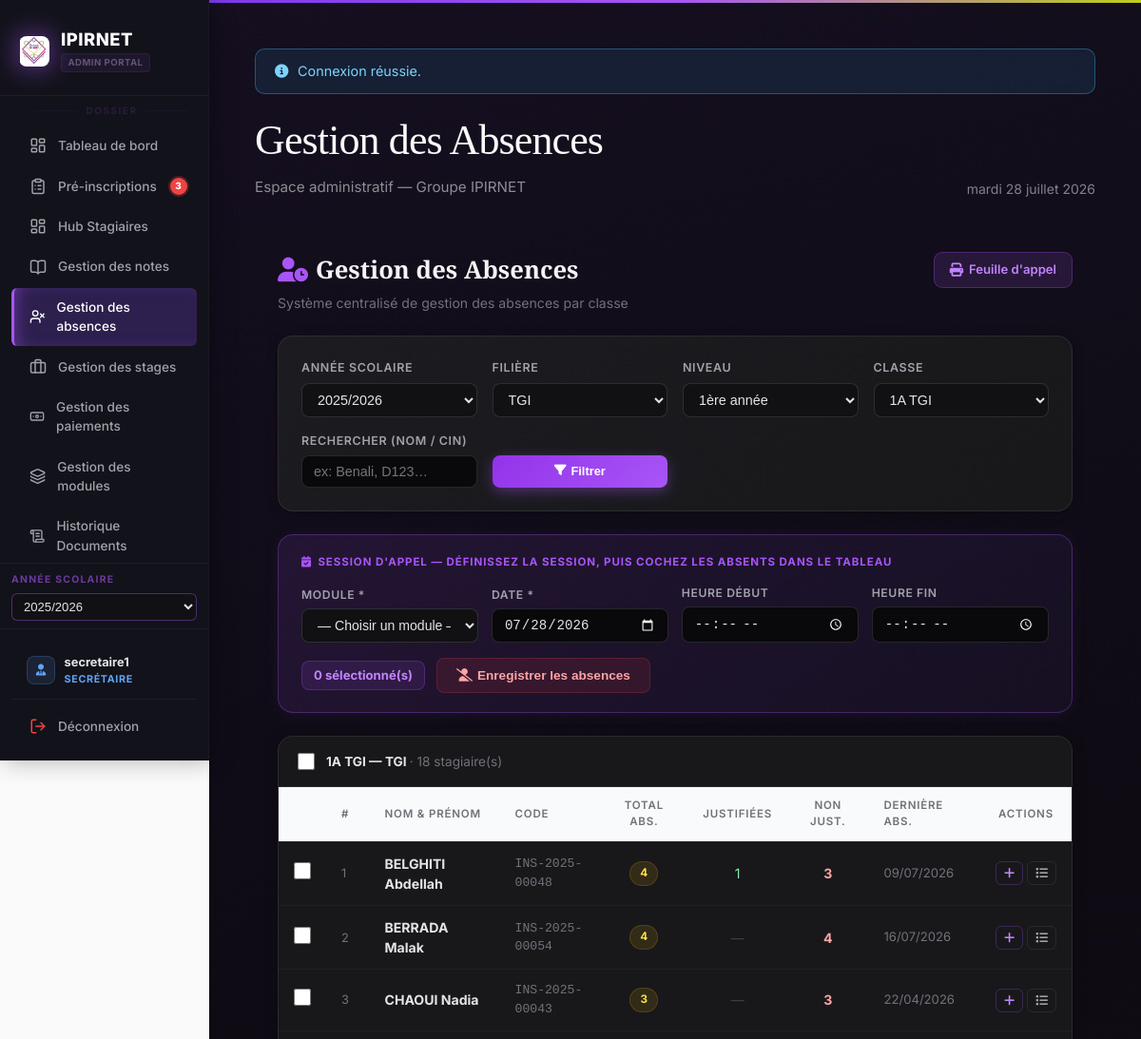
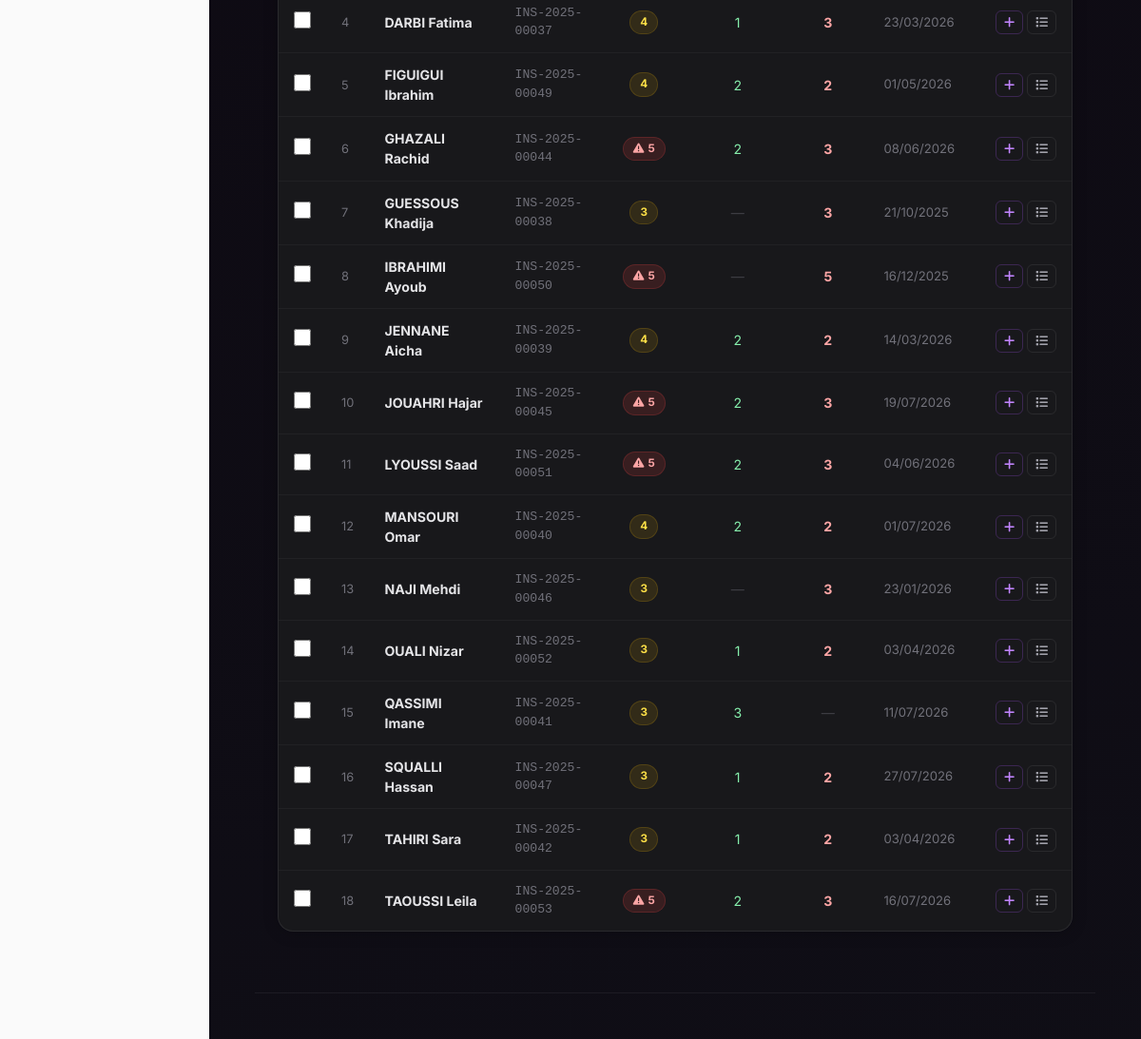
The app's page /gestion_des_stagiaires/absences.php (signed in) with its own data (2 pictures, top to bottom).
### tables this page shows
CREATE TABLE `filieres` (
  `id_filiere` int(10) UNSIGNED NOT NULL,
  `nom_filiere` varchar(255) NOT NULL,
  `niveau` varchar(128) DEFAULT NULL
);

CREATE TABLE `classes` (
  `id_classe` int(10) UNSIGNED NOT NULL,
  `nom_classe` varchar(128) NOT NULL,
  `annee_scolaire` varchar(16) NOT NULL,
  `niveau` varchar(32) NOT NULL DEFAULT '',
  `id_filiere` int(10) UNSIGNED NOT NULL,
  `capacite` int(10) UNSIGNED NOT NULL DEFAULT 30
);

CREATE TABLE `stagiaires` (
  `id_stagiaire` int(10) UNSIGNED NOT NULL,
  `num_inscri` varchar(32) NOT NULL,
  `cin` varchar(8) DEFAULT NULL,
  `nom` varchar(100) NOT NULL,
  `prenom` varchar(100) NOT NULL,
  `date_naissance` date DEFAULT NULL,
  `adresse` varchar(512) DEFAULT NULL,
  `email` varchar(255) DEFAULT NULL,
  `telephone` varchar(15) DEFAULT NULL,
  `telephone_parent` varchar(15) DEFAULT NULL COMMENT 'CDC fiche inscription',
  `nom_tuteur` varchar(255) DEFAULT NULL COMMENT 'Père ou tuteur',
  `sexe` varchar(1) NOT NULL DEFAULT 'M' COMMENT 'M = Masculin, F = Féminin',
  `photo` varchar(512) DEFAULT NULL,
  `date_inscription` date NOT NULL,
  `id_classe` int(10) UNSIGNED NOT NULL,
  `created_at` timestamp NOT NULL DEFAULT current_timestamp(),
  `updated_at` timestamp NULL DEFAULT NULL ON UPDATE current_timestamp(),
  `remise_mensuelle` decimal(10,2) NOT NULL DEFAULT 0.00
);

### gestion_des_stagiaires/absences.php (the view, shortened to what the rows shown need)
<?php
  require __DIR__ . '/includes/bootstrap.php';
  $anneeSelectionnee  = trim((string)($_GET['annee']      ?? ''));
  $idFiliereSelecte   = (int)($_GET['id_filiere'] ?? 0);
  $niveauSelectionne  = trim((string)($_GET['niveau']     ?? ''));
  $idClasseSelecte    = (int)($_GET['id_classe']  ?? 0);
  $toutesLesAnnees = $pdo->query(
      "SELECT DISTINCT annee_scolaire FROM classes WHERE annee_scolaire REGEXP '^[0-9]{4}/[0-9]{4}$' ORDER BY annee_scolaire DESC"
  )->fetchAll(PDO::FETCH_COLUMN);
  if ($anneeSelectionnee === '') {
      $anneeSelectionnee = $_SESSION['global_annee_scolaire'] ?? ($toutesLesAnnees[0] ?? '');
  }
  $toutesLesFilieres = $pdo->query(
      "SELECT DISTINCT f.id_filiere, f.nom_filiere
         FROM filieres f
        INNER JOIN classes c ON c.id_filiere = f.id_filiere
        ORDER BY f.nom_filiere"
  )->fetchAll();
  if ($idFiliereSelecte === 0 && !empty($toutesLesFilieres)) {
      $idFiliereSelecte = (int)$toutesLesFilieres[0]['id_filiere'];
  }
  $tousLesNiveaux = [];
  if ($idFiliereSelecte > 0 && $anneeSelectionnee !== '') {
      $requeteNiveaux = $pdo->prepare("SELECT DISTINCT niveau FROM classes WHERE id_filiere = ? AND annee_scolaire = ? ORDER BY niveau");
      $requeteNiveaux->execute([$idFiliereSelecte, $anneeSelectionnee]);
      $tousLesNiveaux = $requeteNiveaux->fetchAll(PDO::FETCH_COLUMN);
      if (!empty($tousLesNiveaux) && !in_array($niveauSelectionne, $tousLesNiveaux, true)) {
          $niveauSelectionne = $tousLesNiveaux[0];
      }
  }
  if ($idFiliereSelecte > 0 && $anneeSelectionnee !== '' && $niveauSelectionne !== '') {
      $requeteClasses = $pdo->prepare("SELECT id_classe, nom_classe FROM classes WHERE id_filiere = ? AND annee_scolaire = ? AND niveau = ? ORDER BY nom_classe");
      $requeteClasses->execute([$idFiliereSelecte, $anneeSelectionnee, $niveauSelectionne]);
      $toutesLesClasses = $requeteClasses->fetchAll();
      $idsClassesValides = array_map('intval', array_column($toutesLesClasses, 'id_classe'));
      if (!empty($toutesLesClasses) && !in_array($idClasseSelecte, $idsClassesValides, true)) {
          $idClasseSelecte = (int)$toutesLesClasses[0]['id_classe'];
      }
  }
  $stagiaires = [];
  $infoClasse = null;
  if ($idClasseSelecte > 0) {
      $requeteClasse = $pdo->prepare(
          "SELECT c.nom_classe, f.nom_filiere, c.annee_scolaire, c.niveau
             FROM classes c
             JOIN filieres f ON f.id_filiere = c.id_filiere
            WHERE c.id_classe = ?"
      );
      $requeteClasse->execute([$idClasseSelecte]);
      $infoClasse = $requeteClasse->fetch();
      $parametresJointure = [];
      $conditionsJointure = 'a.id_stagiaire = s.id_stagiaire';
      $sqlStagiaires = "SELECT s.id_stagiaire, s.num_inscri, s.nom, s.prenom,
                               COUNT(a.id_absence)                       AS total_absences,
                               SUM(COALESCE(a.est_justifiee, 0))         AS nb_justifiees,
                               COUNT(a.id_absence) - SUM(COALESCE(a.est_justifiee, 0)) AS nb_non_justifiees,
                               MAX(a.date_absence)                       AS derniere_absence
                          FROM stagiaires s
                          LEFT JOIN absences a ON $conditionsJointure
                         WHERE s.id_classe = ?
                         GROUP BY s.id_stagiaire
                         ORDER BY s.nom, s.prenom";
      $parametresFinaux = array_merge($parametresJointure, [$idClasseSelecte]);
      $requeteStagiaires = $pdo->prepare($sqlStagiaires);
      $requeteStagiaires->execute($parametresFinaux);
      $stagiaires = $requeteStagiaires->fetchAll();
  }
  require __DIR__ . '/includes/header.php';
?>
<div style="max-width:1200px;margin:0 auto;padding:1.5rem;">
  <div class="page-header-abs">
    <div>
      <h1><i class="fa-solid fa-user-clock" style="color:#a855f7;margin-right:.5rem;"></i>Gestion des Absences</h1>
    </div>
  </div>
  <div class="abs-filter-card">
    <form method="get" action="absences.php" id="filter-form">
      <div class="abs-filter-grid">
        <label>Niveau
          <select name="niveau" onchange="this.form.submit()" <?= ($idFiliereSelecte === 0 || $anneeSelectionnee === '') ? 'disabled' : '' ?>>
            <?php foreach ($tousLesNiveaux as $niveau): ?>
              <option value="<?= h($niveau) ?>" <?= $niveauSelectionne === $niveau ? 'selected' : '' ?>><?= h($niveau) ?></option>
            <?php endforeach; ?>
          </select>
        </label>
      </div>
    </form>
  </div>
  <?php if ($idClasseSelecte === 0): ?>
  <div class="empty-state">
    <i class="fa-solid fa-users-rectangle"></i>
    <p style="font-size:1.05rem;font-weight:600;color:#71717a;">Sélectionnez une classe pour afficher les absences</p>
    <p style="font-size:.85rem;color:#3f3f46;">Utilisez les filtres ci-dessus : Année → Filière → Niveau → Classe</p>
  </div>
  <?php else: ?>
  <div class="session-panel" id="session-panel">
    <div class="session-panel-title">
      <i class="fa-solid fa-calendar-check"></i> Session d'appel — définissez la session, puis cochez les absents dans le tableau
    </div>
    <div class="session-panel-fields">
      <label>Module *
        <select id="bulk-module" style="color-scheme:dark;">
          <option value="0">— Choisir un module —</option>
        </select>
      </label>
      <label>Date *
        <input type="date" id="bulk-date" value="<?= date('Y-m-d') ?>" style="color-scheme:dark;">
      </label>
      <label>Heure début
        <input type="time" id="bulk-hdebut" style="color-scheme:dark;">
      </label>
      <label>Heure fin
        <input type="time" id="bulk-hfin" style="color-scheme:dark;">
      </label>
    </div>
    <div class="session-panel-actions">
      <span class="session-counter" id="session-counter">0 sélectionné(s)</span>
      <button type="button" class="btn-abs danger" id="btn-enregistrer"
        onclick="faireMarquageAbsentEnMasse()"
        style="padding:.6rem 1.25rem;font-size:.85rem;">
        <i class="fa-solid fa-user-slash"></i>
        <span id="btn-enregistrer-label">Enregistrer les absences</span>
      </button>
    </div>
  </div>
  <div class="abs-table-wrap">
    <div class="abs-table-header">
      <div style="display:flex;align-items:center;gap:.75rem;">
        <input type="checkbox" id="select-all" title="Tout sélectionner" style="accent-color:#a855f7;width:18px;height:18px;cursor:pointer;">
        <span style="font-size:.85rem;font-weight:700;color:#e4e4e7;">
          <?= h((string)$infoClasse['nom_classe']) ?> — <?= h(gds_filiere_code((string)$infoClasse['nom_filiere'])) ?>
          <span style="color:#71717a;font-weight:400;"> · <?= count($stagiaires) ?> stagiaire(s)</span>
        </span>
      </div>
    </div>
    <?php if (empty($stagiaires)): ?>
    <div class="empty-state"><i class="fa-solid fa-users-slash"></i><p>Aucun stagiaire dans cette classe.</p></div>
    <?php else: ?>
    <table class="abs-table">
      <thead>
        <tr>
          <th class="cb-col"></th>
          <th>#</th>
          <th>Nom &amp; Prénom</th>
          <th>Code</th>
          <th style="text-align:center;">Total abs.</th>
          <th style="text-align:center;">Justifiées</th>
          <th style="text-align:center;">Non just.</th>
          <th>Dernière abs.</th>
          <th style="text-align:center;">Actions</th>
        </tr>
      </thead>
      <tbody>
        <?php foreach ($stagiaires as $indexStag => $stag): ?>
        <?php
          $totalAbsStag    = (int)$stag['total_absences'];
          $nbJustifiees    = (int)$stag['nb_justifiees'];
          $nbNonJustifiees = (int)$stag['nb_non_justifiees'];
          $derniereAbsence = $stag['derniere_absence'] ? date('d/m/Y', strtotime($stag['derniere_absence'])) : '—';
          $nomComplet      = strtoupper($stag['nom']) . ' ' . $stag['prenom'];
        ?>
        <tr id="row-<?= (int)$stag['id_stagiaire'] ?>"
            data-sid="<?= (int)$stag['id_stagiaire'] ?>"
            data-total="<?= $totalAbsStag ?>"
            data-just="<?= $nbJustifiees ?>"
            data-nonj="<?= $nbNonJustifiees ?>"
            data-search="<?= h(strtoupper($stag['nom']) . ' ' . strtoupper($stag['prenom']) . ' ' . ($stag['cin'] ?? '') . ' ' . ($stag['num_inscri'] ?? '')) ?>">
          <td class="cb-col">
            <input type="checkbox" class="row-cb" value="<?= (int)$stag['id_stagiaire'] ?>">
          </td>
          <td style="color:#71717a;font-size:.8rem;"><?= $indexStag + 1 ?></td>
          <td style="font-weight:700;">
            <a href="stagiaires.php?id=<?= (int)$stag['id_stagiaire'] ?>" style="color:#e4e4e7;text-decoration:none;" target="_blank">
              <?= h($nomComplet) ?>
            </a>
          </td>
          <td style="color:#71717a;font-size:.82rem;font-family:monospace;"><?= h($stag['num_inscri']) ?></td>
          <td style="text-align:center;" class="col-total">
            <?php if ($totalAbsStag === 0): ?>
              <span class="badge-abs green"><i class="fa-solid fa-check"></i> 0</span>
            <?php elseif ($totalAbsStag >= 5): ?>
              <span class="badge-abs red"><i class="fa-solid fa-triangle-exclamation"></i> <?= $totalAbsStag ?></span>
            <?php else: ?>
              <span class="badge-abs yellow"><?= $totalAbsStag ?></span>
            <?php endif; ?>
          </td>
          <td style="text-align:center;color:#86efac;" class="col-just">
            <?= $nbJustifiees > 0 ? $nbJustifiees : '<span style="color:#3f3f46;">—</span>' ?>
          </td>
          <td style="text-align:center;" class="col-nonj">
            <?= $nbNonJustifiees > 0
              ? '<span style="color:#fca5a5;font-weight:700;">' . $nbNonJustifiees . '</span>'
              : '<span style="color:#3f3f46;">—</span>'
            ?>
          </td>
          <td style="color:#71717a;font-size:.82rem;" class="col-date"><?= $derniereAbsence ?></td>
          <td style="text-align:center;white-space:nowrap;">
            <button type="button" class="icon-btn-sm" title="Ajouter une absence"
              onclick="ouvrirModalAjout(<?= (int)$stag['id_stagiaire'] ?>, '<?= h(addslashes($nomComplet)) ?>')"
              style="color:#c084fc;border-color:rgba(168,85,247,.25);">
              <i class="fa-solid fa-plus"></i>
            </button>
            <button type="button" class="icon-btn-sm" title="Voir le détail des absences"
              onclick="ouvrirModalDetail(<?= (int)$stag['id_stagiaire'] ?>, '<?= h(addslashes($nomComplet)) ?>')">
              <i class="fa-solid fa-list"></i>
            </button>
          </td>
        </tr>
        <?php endforeach; ?>
      </tbody>
    </table>
    <?php endif; ?>
  </div>
  <?php endif; ?>
</div>
<?php require __DIR__ . '/includes/footer.php'; ?>

### records on screen
filieres: niveau "1ère année"
classes: nom_classe "1A TGI", id_filiere.nom_filiere "TGI"
stagiaires: nomComplet "BELGHITI Abdellah", num_inscri "INS-2025-00048", totalAbsStag "4", nbJustifiees "1", nbNonJustifiees "3", derniereAbsence "09/07/2026"
stagiaires: nomComplet "BERRADA Malak", num_inscri "INS-2025-00054", totalAbsStag "4", nbNonJustifiees "4", derniereAbsence "16/07/2026"
stagiaires: nomComplet "CHAOUI Nadia", num_inscri "INS-2025-00043", totalAbsStag "3", nbNonJustifiees "3", derniereAbsence "22/04/2026"
stagiaires: nomComplet "DARBI Fatima", num_inscri "INS-2025-00037", totalAbsStag "4", nbJustifiees "1", nbNonJustifiees "3", derniereAbsence "23/03/2026"
stagiaires: nomComplet "FIGUIGUI Ibrahim", num_inscri "INS-2025-00049", totalAbsStag "4", nbJustifiees "2", nbNonJustifiees "2", derniereAbsence "01/05/2026"
stagiaires: nomComplet "GHAZALI Rachid", num_inscri "INS-2025-00044", totalAbsStag "5", nbJustifiees "2", nbNonJustifiees "3", derniereAbsence "08/06/2026"
stagiaires: nomComplet "GUESSOUS Khadija", num_inscri "INS-2025-00038", totalAbsStag "3", nbNonJustifiees "3", derniereAbsence "21/10/2025"
stagiaires: nomComplet "IBRAHIMI Ayoub", num_inscri "INS-2025-00050", totalAbsStag "5", nbNonJustifiees "5", derniereAbsence "16/12/2025"
stagiaires: nomComplet "JENNANE Aicha", num_inscri "INS-2025-00039", totalAbsStag "4", nbJustifiees "2", nbNonJustifiees "2", derniereAbsence "14/03/2026"
stagiaires: nomComplet "JOUAHRI Hajar", num_inscri "INS-2025-00045", totalAbsStag "5", nbJustifiees "2", nbNonJustifiees "3", derniereAbsence "19/07/2026"
stagiaires: nomComplet "LYOUSSI Saad", num_inscri "INS-2025-00051", totalAbsStag "5", nbJustifiees "2", nbNonJustifiees "3", derniereAbsence "04/06/2026"
stagiaires: nomComplet "MANSOURI Omar", num_inscri "INS-2025-00040", totalAbsStag "4", nbJustifiees "2", nbNonJustifiees "2", derniereAbsence "01/07/2026"
stagiaires: nomComplet "NAJI Mehdi", num_inscri "INS-2025-00046", totalAbsStag "3", nbNonJustifiees "3", derniereAbsence "23/01/2026"
stagiaires: nomComplet "OUALI Nizar", num_inscri "INS-2025-00052", totalAbsStag "3", nbJustifiees "1", nbNonJustifiees "2", derniereAbsence "03/04/2026"
stagiaires: nomComplet "QASSIMI Imane", num_inscri "INS-2025-00041", totalAbsStag "3", nbJustifiees "3", derniereAbsence "11/07/2026"
stagiaires: nomComplet "SQUALLI Hassan", num_inscri "INS-2025-00047", totalAbsStag "3", nbJustifiees "1", nbNonJustifiees "2", derniereAbsence "27/07/2026"
stagiaires: nomComplet "TAHIRI Sara", num_inscri "INS-2025-00042", totalAbsStag "3", nbJustifiees "1", nbNonJustifiees "2", derniereAbsence "03/04/2026"
stagiaires: nomComplet "TAOUSSI Leila", num_inscri "INS-2025-00053", totalAbsStag "5", nbJustifiees "2", nbNonJustifiees "3", derniereAbsence "16/07/2026"

### other values on screen
$notifDots['demandes'] "3"
$__nomUtilisateur "secretaire1"
$__libelleRole "SECRÉTAIRE"
$flash['msg'] "Connexion réussie."
$pageTitle "Gestion des Absences"
$gdsFrenchDate() "mardi 28 juillet 2026"
count($stagiaires) "18"
form field global_annee_value "2025/2026"
form field annee "2025/2026"
form field id_filiere "TGI"
form field id_classe "1A TGI"
